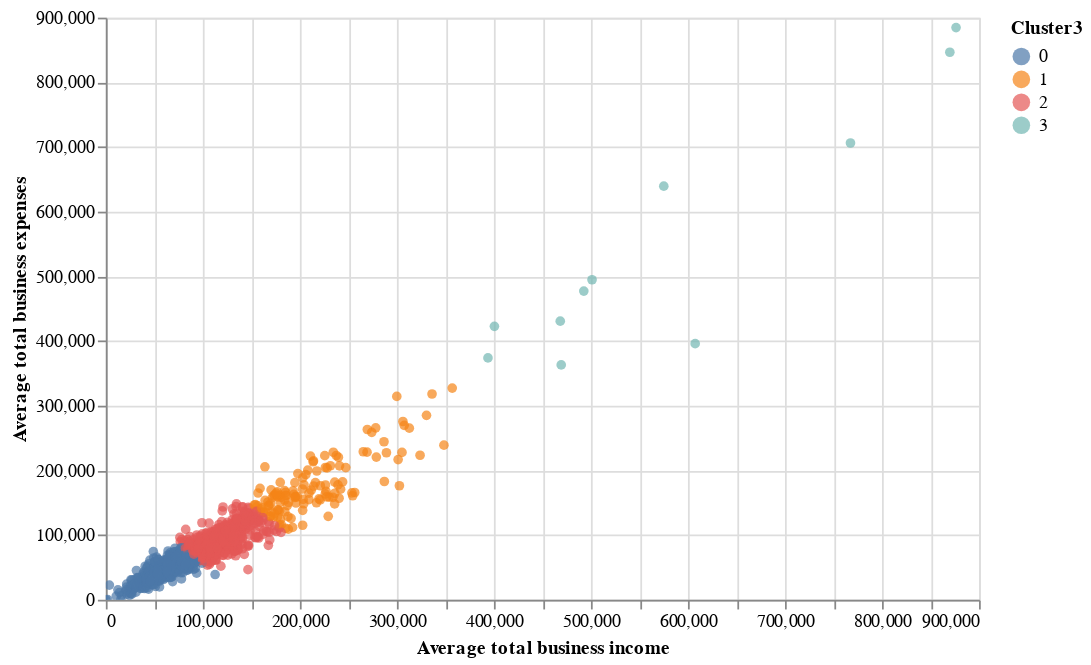

The notebook cell this image was saved under:
### Code cell
# Instanciando un gráfico de dispersión
scatter_plot3 = alt.Chart(df3).mark_circle()

# Especificando la visualización del gráfico de dispersión y opciones de interactividad
scatter_plot3.encode(x = 'Average total business income',
                     y = 'Average total business expenses',
                     color = 'Cluster3:N',
                     tooltip = ['Postcode', 'Cluster3',
                                'Average total business income',
                                'Average total business expenses']).properties(width = 495,
                                                                               height = 330).interactive()

### Figure 1 — Vega-Lite specification as saved in the notebook (floating-point values rounded to 4 significant figures; data arrays with more than 128 entries replaced by an {"elided": "..."} marker saying what was removed)
{"config": {"view": {"continuousWidth": 300, "continuousHeight": 300}}, "data": {"name": "data-730e18322da37ca919d407fcc7f5e023"}, "mark": {"type": "circle"}, "encoding": {"color": {"field": "Cluster3", "type": "nominal"}, "tooltip": [{"field": "Postcode", "type": "quantitative"}, {"field": "Cluster3", "type": "quantitative"}, {"field": "Average total business income", "type": "quantitative"}, {"field": "Average total business expenses", "type": "quantitative"}], "x": {"field": "Average total business income", "type": "quantitative"}, "y": {"field": "Average total business expenses", "type": "quantitative"}}, "height": 330, "params": [{"name": "param_3", "select": {"type": "interval", "encodings": ["x", "y"]}, "bind": "scales"}], "width": 495, "$schema": "https://vega.github.io/schema/vega-lite/v5.20.1.json", "datasets": {"data-730e18322da37ca919d407fcc7f5e023": {"elided": "2473 records"}}}
